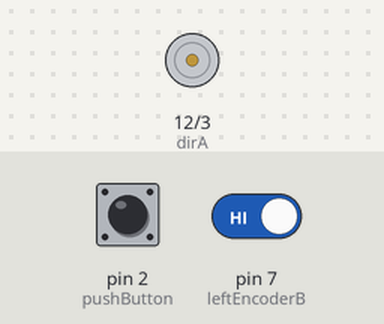
Bench run of a sketch on a simulated Arduino Uno, built with avr-gcc and run on an emulated ATmega328P. Shown: direction and speed pins drawn as motors (green arrow = direction pin HIGH = forward, orange = LOW = backward, longer = more drive). Inputs (shaded band) come from the test bench; at power-on: pin 2 (pushButton) HIGH, pin 7 (leftEncoderB) HIGH. What the sketch prints to the serial monitor is not drawn.

Above: at 1.2 s.
1.3 s: pin 2 (pushButton) pulled LOW for 0.15 s
At 1.8 s:
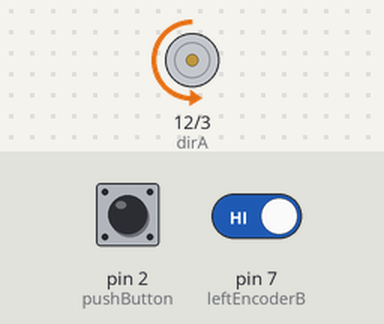
4.4 s: pin 2 (pushButton) pulled LOW for 1 s
At 13.9 s:
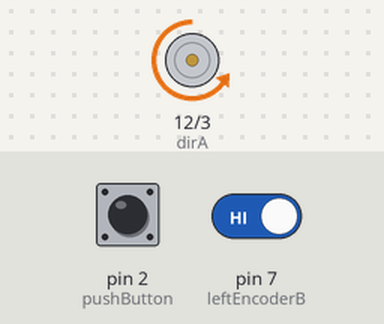
Timing chart, 0 to 15.9 s (numbered marks = the images above; inputs shaded):
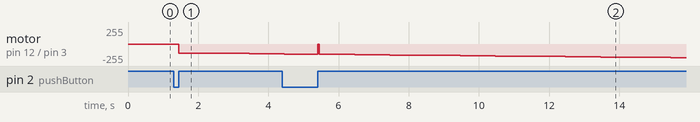

The sketch:

motorVelPControl.ino
```cpp
#include <PinChangeInt.h>
//#include <SoftwareSerial.h>

#define pwmA 3
#define dirA 12
#define pwmB 11
#define dirB 13
#define deadbandA 0
#define deadbandB 30
#define A 1
#define B -1
#define pushButton 2
#define leftEncoderA 6
#define leftEncoderB 7

#define kp_left 1

#define COUNTS_PER_REV 48
#define DIST_PER_REV .1 // cm

int32_t leftCounter = 0;
uint16_t setA;
int systemState = 0;
int sampleTime = 200; // ms

void setup() {
  // put your setup code here, to run once:
  pinMode(pwmA, OUTPUT);
  pinMode(dirA, OUTPUT);
  pinMode(leftEncoderA, INPUT);
  pinMode(leftEncoderB, INPUT);
  pinMode(pushButton, INPUT_PULLUP);

  Serial.begin(9600);

  PCintPort::attachInterrupt(leftEncoderB, runEncoder1, RISING);
  PCintPort::attachInterrupt(pushButton, state, RISING);
}

void loop() {
  // put your main code here, to run repeatedly:
  //Serial.println("waiting for button");

  while(systemState){
    digitalWrite(dirA, LOW);
    velTest();

  }
}

void velTest() {
  unsigned long timeInit;
  for(int set = 135; set <= 255; set += 5){
    timeInit = millis();
    analogWrite(pwmA, set);
    while(millis()-timeInit < 1000){
      int meas1 = leftCounter;
      Serial.print(meas1/1000);
      delay(500);
      int meas2  = leftCounter;
      Serial.print(" ");
      Serial.print(meas2/1000);
      Serial.print(" ");
      Serial.println(((meas2-meas1)/.5)/COUNTS_PER_REV);
    }
  }
   for(int set = 255; set >= 135; set -= 5){
    timeInit = millis();
    analogWrite(pwmA, set);
    while(millis()-timeInit < 1000){
      int meas1 = leftCounter;
      Serial.print(meas1/1000);
      delay(500);
      int meas2  = leftCounter;
      Serial.print(" ");
      Serial.print(meas2/1000);
      Serial.print(" ");
      Serial.println(((meas2-meas1)/.5)/COUNTS_PER_REV);
    }
  }
}

void drive(int velDesired) {
  int cmdLeft, errorLeft, curVel;
  setA = 0;
  leftCounter = 0;
  errorLeft = velDesired;

  while (errorLeft > 0 && systemState) {
    setA += computeCommand(A, errorLeft);
    motor(A, setA);
    curVel = computeVel(A);
    errorLeft = velDesired - curVel;
    Serial.print("Vel Des: ");
    Serial.print(velDesired);
    Serial.print(" Cur Vel: ");
    Serial.print(curVel);
    Serial.print(" CMD Left: ");
    Serial.println(setA);
  }
  motor(A, 0);
}

void motorStartup(int m, int dir) {
  motor(m, dir * 255);
  delay(100);
}

int computeCommand(int m,  int e) {
  int kp;
  int set = 0;
  int dir = e / abs(e);
  switch(m) {
    case A:
      kp = kp_left;
      break;
  }
  set = kp*e;
  if (abs(set) > 255) {
    set = dir * 255;
  }
  return (set);
}

int computeVel(int m){ // deltacounts/sec
  int meas1, meas2;
  float vel;
  switch(m){
    case A:
      meas1 = leftCounter;
      delay(sampleTime);
      meas2 = leftCounter;
      break;
  }
  Serial.print("delta_count: ");
  Serial.print(meas2-meas1);
  Serial.print(" vel: ");
  Serial.print((meas2-meas1)/sampleTime);
  Serial.println(" cnt/ms");
  delay(1000);
  return ((meas2 - meas1)/sampleTime)/COUNTS_PER_REV*DIST_PER_REV;
}
void motor(int m, int pwm) {
  int pwmPin, dirPin, deadband;
  switch (m) {
    case A:
      dirPin = dirA;
      pwmPin = pwmA;
      deadband = deadbandA;
      break;
    case B:
      dirPin = dirB;
      pwmPin = pwmB;
      deadband = deadbandB;
      break;
  }

  digitalWrite(pwmPin, (pwm >= 0));
  if (abs(pwm) > 255) {
    analogWrite(pwmPin, 255);
  } else if (pwm == 0 ) {
    analogWrite(pwmPin, 0);
  }
}

void runEncoder1() {
  if (digitalRead(leftEncoderA) == digitalRead(leftEncoderB)) {
    leftCounter++;
  } else {
    leftCounter--;
  }
}


void state () {
  systemState = !systemState;
  if(!systemState){
    motor(A,0);
  }
  delay(100);
}
```

Measured:
- after the input at 1.3 s, motor on pin 12 (dirA) / pin 3 (pwmA): stopped → backward 135/255 after 0.15 s, → backward 140/255 1.0 s later, → backward 145/255 1.0 s later
